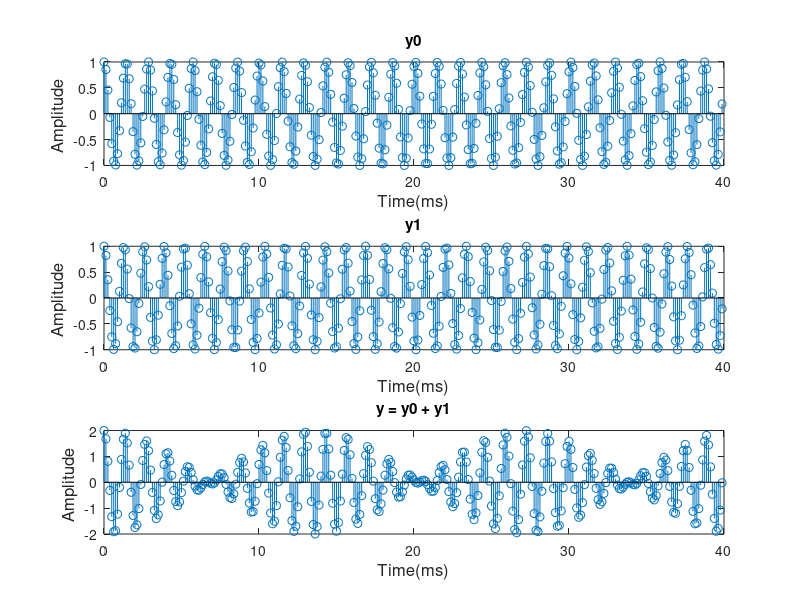
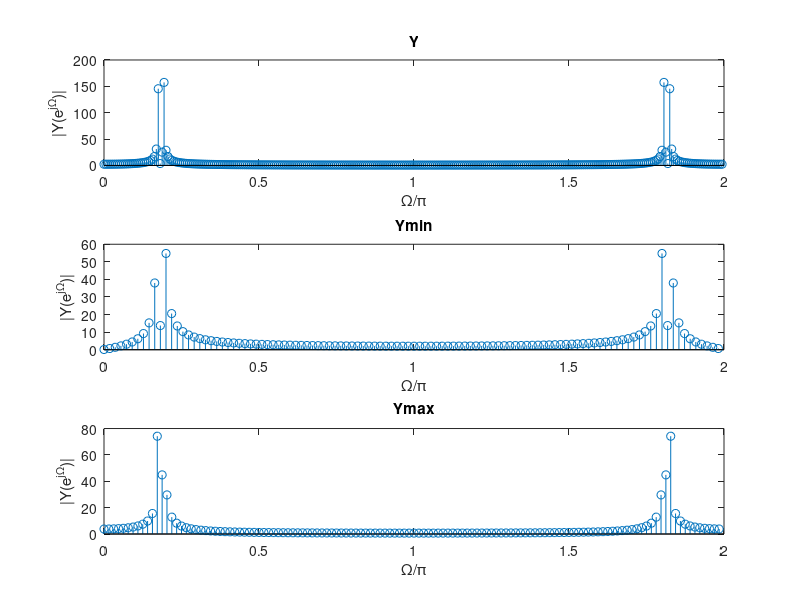

Reproduce these figures in MATLAB, in order. (Note: this script raises an error after producing the figures.)
clear all; close all; clc;

B0 = [1 -0.854];
A0 = [1 -1.708 1];
B1 = [1 -0.823];
A1 = [1 -1.645 1];
T1 = 0.04;
f_a = 8000;
N = T1 * f_a;
x = zeros(1,N);
x(1) = 1;

% 2.(c) Berechnen Sie die Ausgangsignale
y0 = filter(B0,A0,x);
y1 = filter(B1,A1,x);
y = y0 + y1;

% 2.(d) Darstellen Sie die Signale y0(n), y1(n), y(n) = y0(n) + y1(n):
n = 0:(N-1);
n = n * T1 / N * 1000;
figure;
subplot(3,1,1); stem(n,y0);xlabel('Time(ms)','fontsize',12);ylabel('Amplitude ','fontsize',12);title('y0');
subplot(3,1,2); stem(n,y1);xlabel('Time(ms)','fontsize',12);ylabel('Amplitude ','fontsize',12);title('y1');
subplot(3,1,3); stem(n,y);xlabel('Time(ms)','fontsize',12);ylabel('Amplitude ','fontsize',12);title('y = y0 + y1');

% 3.(d) Bestimmen und darstellen Sie den Amplitudengang von y(n) mit der
% DFTs der Längen N, Nmin und Nmax
figure;
subplot(3,1,1);
Y = abs(fft(y)); 
W = 2*(0:N-1)/N; 
stem(W,Y);
xlabel('\Omega/\pi');ylabel('|Y(e^{j\Omega})|');title('Y');
subplot(3,1,2);
Nmin = 110;
xmin = zeros(1,Nmin);
xmin(1) = 1;
y0min = filter(B0,A0,xmin);
y1min = filter(B1,A1,xmin);
ymin = y0min + y1min;
Ymin = abs(fft(ymin));
W = 2*(0:Nmin-1)/Nmin; stem(W,Ymin);xlabel('\Omega/\pi');ylabel('|Y(e^{j\Omega})|');title('Ymin');
subplot(3,1,3);
Nmax = 128;
xmax = zeros(1,Nmax);
xmax(1) = 1;
y0max = filter(B0,A0,xmax);
y1max = filter(B1,A1,xmax);
ymax = y0max + y1max;
Ymax = abs(fft(ymax)); 
W = 2*(0:Nmax-1)/Nmax; stem(W,Ymax);xlabel('\Omega/\pi');ylabel('|Y(e^{j\Omega})|');title('Ymax');

% 4.(a) Berechnen und darstellen Sie den Amplitudengang des Blackmanfensters ( w=blackman(...) )
w = blackman(N);
wmax = blackman(Nmax);
wmin = blackman(Nmin);
wvtool(w)

% 5. Wiederholen Sie die Berechnung der DFT im Punkt-3 für N, Nmin und
% Nmax mit der Signalgewichtung mit einem Blackman-Fenster.
% (a) Erklären Sie, welche Auswirkung ergeben sich durch die Fensterung?
% Wird die Erkennung der Töne mit Fensterung erleichtert?

% Falls N
yb = y .* w';
Yb = abs(fft(yb)); 
Wb = 2*(0:N-1)/N;
% Falls Nmin
xmin = zeros(1,Nmin);
xmin(1) = 1;
y0min = filter(B0,A0,xmin);
y1min = filter(B1,A1,xmin);
ymin = y0min + y1min;
ybmin = ymin .* wmin';
Ybmin = abs(fft(ybmin)); 
Wbmin = 2*(0:Nmin-1)/Nmin;
% Falls Nmax
xmax = zeros(1,Nmax);
xmax(1) = 1;
y0max = filter(B0,A0,xmax);
y1max = filter(B1,A1,xmax);
ymax = y0max + y1max;
ybmax = ymax .* wmax';
Ybmax = abs(fft(ybmax)); 
Wbmax = 2*(0:Nmax-1)/Nmax;
% Darstellung
figure;
subplot(3,1,1);
stem(Wb,Yb);xlabel('\Omega/\pi');ylabel('|Y(e^{j\Omega})|');title('Y nach Blackmanfensterung (N)');
subplot(3,1,2);
stem(Wbmin,Ybmin);xlabel('\Omega/\pi');ylabel('|Y(e^{j\Omega})|');title('Y nach Blackmanfensterung (Nmin)');
subplot(3,1,3);
stem(Wbmax,Ybmax);xlabel('\Omega/\pi');ylabel('|Y(e^{j\Omega})|');title('Y nach Blackmanfensterung (Nmax)');
